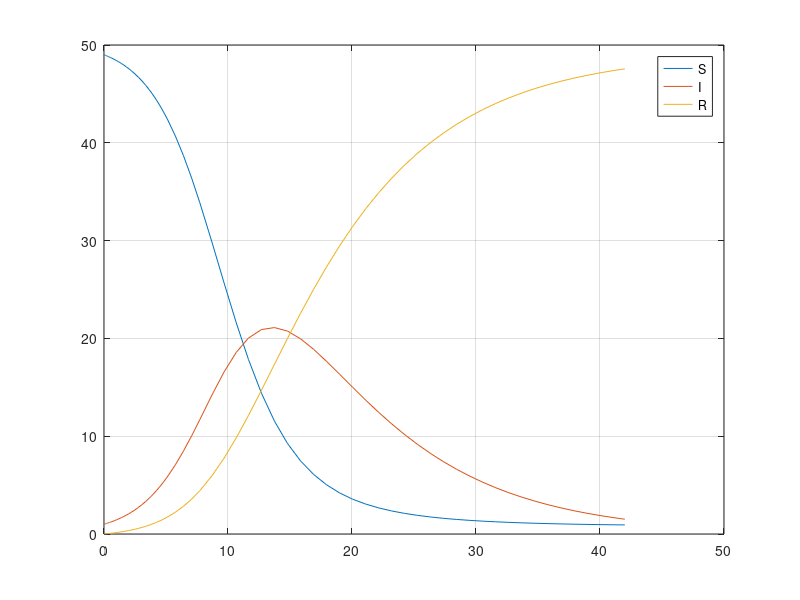

Write MATLAB code to recreate this figure. (Note: this script raises an error after producing the figure.)
beta = 0.01;
gamma = 0.12;
N = 50;
I0 = 1;
b = 0;
%[S I R]

f = @(t,x) [-beta*x(1)*x(2) + b*x(3);
beta*x(1)*x(2) - gamma*x(2);
gamma*x(2) - b*x(3)];

[t,xa] = ode45(f, [0 42], [(N-I0) I0 0]); %6 weeks

plot(t,xa(:,1))
hold on
grid on
plot(t,xa(:,2))
plot(t,xa(:,3))
hold off
legend('S','I','R')
R0 = N*(beta/gamma);
txt = texlabel('R_0 = ');
text(40.5, 31.5, txt)
txt = num2str(R0);
text(42, 32, txt)

%Hartley et al.’s SIR model for Cholera Code:
betaL = 1.1;
betaH = 0.9;
gamma = (1/9);
KL = 10^6;
KH = KL/700;
X = (5/24);
xi = 0.45;
b = (1/12775);
deltaL = (1/30);
N = 500;

I0 = 1;
BL0 = 0;
BH0 = 0;

%[S I R BH BL]
f = @(t,x) [b*N - ( betaL*x(1)*(x(5)/(KL + x(5))) ) - ( betaH*x(1)*(x(4)/(KH + x(4))) ) - b*x(1);
( betaL*x(1)*(x(5)/(KL + x(5))) ) + ( betaH*x(1)*(x(4)/(KH + x(4))) ) - x(2)*(gamma + b);
gamma*x(2) - b*x(3);
xi*x(2) - X*x(4);
X*x(4) - deltaL*x(5)];

[t,xa] = ode45(f, [0 84], [(N-I0) I0 0 BH0 BL0]); %12 weeks

plot(t,xa(:,1))
grid on
hold on
plot(t,xa(:,2))
plot(t,xa(:,3))
hold off
xlabel('Days'); ylabel('Number of individuals');
legend('S','I','R')
R0 = ( (xi*N)/(gamma + b) ) * ( (betaH/(KH*X) ) + (betaL/(KL*deltaL)) );
txt = texlabel('R_0 = ');
text(82, 292, txt)
txt = num2str(R0);
text(85, 300, txt)
